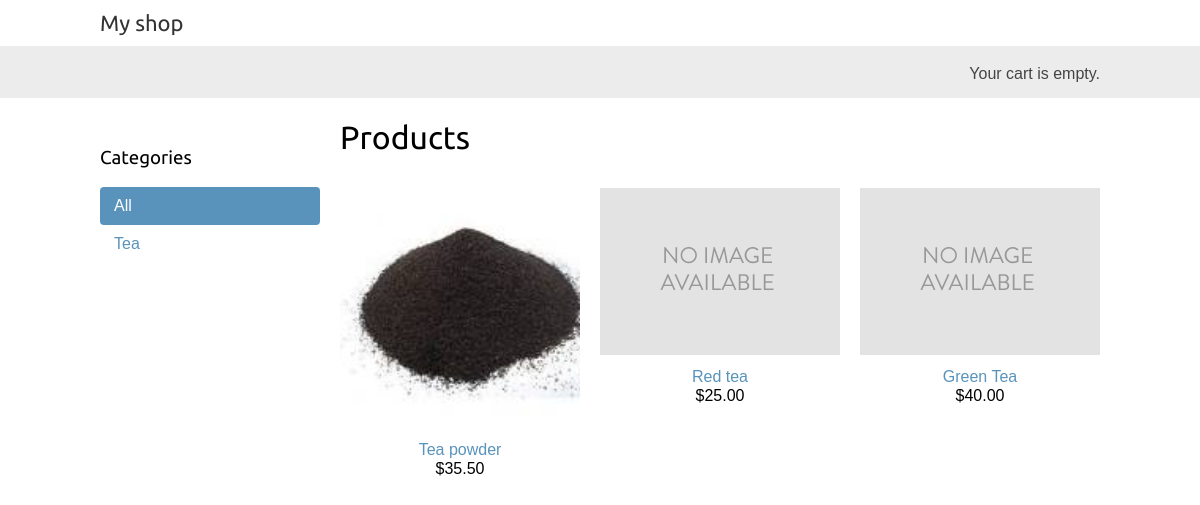
The page / on the database its author committed.
### shop/models.py (models this page shows, shortened)
class Category(models.Model):
    name = models.CharField(max_length=200)
    slug = models.SlugField(max_length=200,
                            unique=True)
    class Meta:
        indexes = [models.Index(fields=['name'])]
        ordering = ['name']
        verbose_name = 'category'
        verbose_name_plural = 'categories'
    def get_absolute_url(self):
        return reverse('shop:product_list_by_category',
                       args=[self.slug])

class Product(models.Model):
    category = models.ForeignKey(Category,
                                 on_delete=models.CASCADE,
                                 related_name='products')
    name = models.CharField(max_length=200)
    slug = models.SlugField(max_length=200)
    image = models.ImageField(upload_to='products/%y/%m/%d',
                              blank=True)
    description = models.TextField(blank=True)
    price = models.DecimalField(max_digits=10,
                                decimal_places=2)
    available = models.BooleanField(default=True)
    created = models.DateTimeField(auto_now_add=True)
    updated = models.DateTimeField(auto_now=True)
    class Meta:
        ordering = ['-name']
        indexes = [
                    models.Index(fields=['id', 'slug']),
                    models.Index(fields=['name']),
                    models.Index(fields=['-created'])
                    ]
    def get_absolute_url(self):
        return reverse('shop:product_detail',
                       args=[self.id, self.slug])

### shop/views.py (the view)
# urls.py: path('', views.product_list, name='product_list'),
def product_list(request, category_slug=None):
    category = None
    categories = Category.objects.all()
    products = Product.objects.filter(available=True)
    if category_slug:
        category = get_object_or_404(Category,
                                     slug=category_slug)
        products = products.filter(category=category)
    return render(
        request,
        'shop/product/list.html',
        {
            'section':category,
            'categories':categories,
            'products':products
        }
    )

### shop/templates/shop/product/list.html (shortened to what this page needs)
{% extends "shop/base.html" %}
{% load static %}
{% block content %}
<div id="sidebar">
<h3>Categories</h3>
<ul>
<li {% if not category %}class="selected"{% endif %}>
<a href="{% url 'shop:product_list' %}">All</a>
</li>
{% for c in categories %}
<li >
<a href="{{ c.get_absolute_url }}">{{ c.name }}</a>
</li>
{% endfor %}
</ul>
</div>
<div id="main" class="product-list">
<h1>{% if category %}{{ category.name }}{% else %}Products
{% endif %}</h1>
{% for product in products %}
<div class="item">
<a href="{{ product.get_absolute_url }}">
<img src="{% if product.image %}{{ product.image.url }}{% else %}
{% static 'img/no_image.png' %}{% endif %}">
</a>
<a href="{{ product.get_absolute_url }}">{{ product.name }}</a>
<br>
${{ product.price }}
</div>
{% endfor %}
</div>
{% endblock %}

### shop/templates/shop/base.html (shortened to what this page needs)
{% load static %}
<!DOCTYPE html>
<html lang="en">
  <head>
    <link rel="stylesheet" href="{% static 'css/base.css' %}" />
  </head>
  <body>
    <div id="header">
      <a href="/" class="logo">My shop</a>
    </div>
    <div id="subheader">
      <div class="cart">Your cart is empty.</div>
    </div>
    <div id="content">{% block content %} {% endblock %}</div>
  </body>
</html>

### shop/static/css/base.css (style rules this page uses)
body { margin:0; padding:0; font-family:helvetica, sans-serif; }
h1, h2, h3, h4, h5 , h6 { font-family: 'Ubuntu', sans-serif; font-weight:normal; }
a { text-decoration:none; color:#5993bb; }
#header { padding:10px 100px; font-size:18px; overflow:auto; }
#subheader { background:#ececec; color:#444; padding:15px 100px; overflow:auto; }
#header .logo { font-family: 'Ubuntu', sans-serif; float:left; color:#333; font-size:22px; margin-right:10%; }
#subheader .cart { float:right; padding-top:4px; }
#content { padding:0 100px; overflow:hidden; }
#sidebar { width:220px; padding:30px 20px 0 0; float:left; }
#sidebar ul { margin:0; padding:0; }
#sidebar ul li { margin:0; list-style:none; padding:10px 14px; }
#sidebar ul li a { display:block; }
#sidebar ul li.selected { background:#5993bb; border-radius:4px; }
#sidebar ul li.selected a { color:#fff; }
#main { float:left; width: 96%; margin-right:-220px; overflow:hidden; }
.product-list .item { width:25%; padding:10px 20px 10px 0; float:left; text-align:center; line-height:1.2; }
.product-list .item img { width:100%; margin-bottom:8px; }

### rows shown on the page
Category: name "Tea"
Product: image (picture), name "Tea powder", price "35.50"
Product: name "Red tea", price "25.00"
Product: name "Green Tea", price "40.00"
